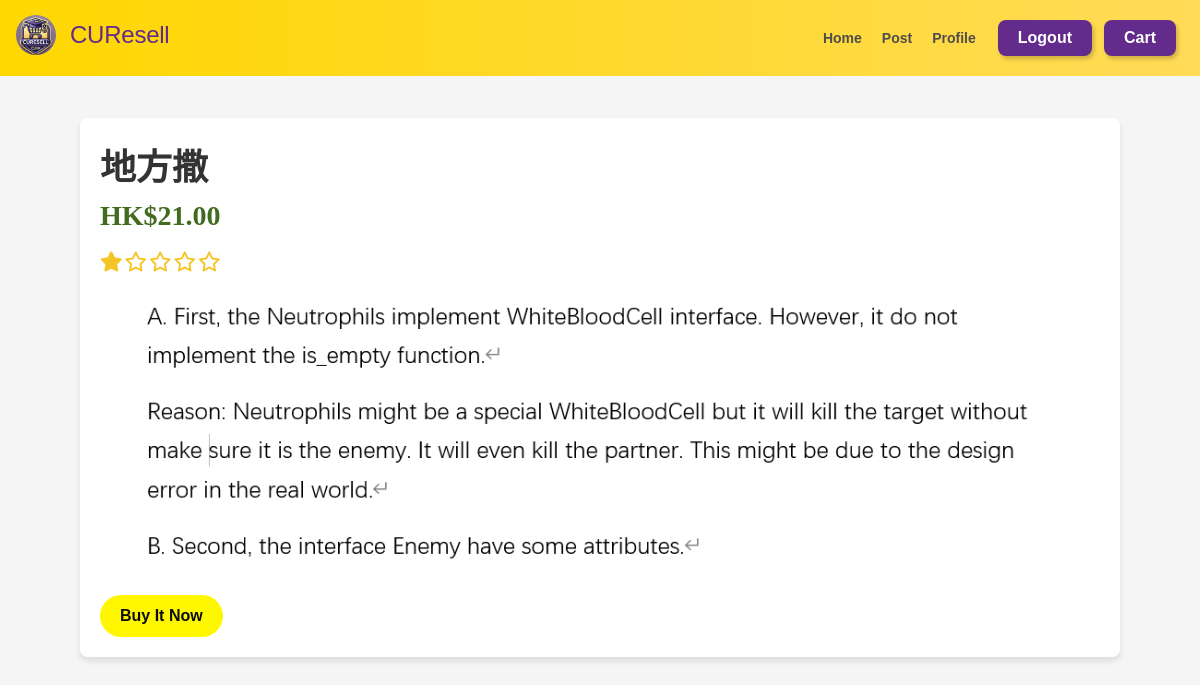
Screenshot of /detail/?title=地方撒 with the database file from the repository.
### product/models.py (models this page shows, shortened)
class ProductInfo(models.Model):
    title = models.CharField(max_length=20)
    description = models.CharField(max_length=2000)
    picture = models.ImageField(upload_to='product')
    price = models.DecimalField(max_digits=10,decimal_places=2)
    posted_at = models.DateTimeField((u"Conversation Time"),  auto_now_add=True)
    isSold = models.BooleanField(default=False)
    seller = models.ForeignKey(UserInfo, on_delete=models.CASCADE, default='')
    product = ProdInfoManager()

### product/views.py (the view)
# urls.py: url(r'^detail/$',views.detail),
def detail(request):
    title = request.GET['title']
    product = ProductInfo.product.get_title(title)[0]
    context = {'product': product}
    print(product.title)
    return render(request, 'product_info.html', context)

### product/models.py (called while the page is built)
    def get_title(self, title):
        return super(ProdInfoManager, self).get_queryset().filter(title=title)

### templates/product_info.html (shortened to what this page needs)
<!DOCTYPE html>
<html lang="en">
<head>
   <link rel="stylesheet" href="/static/css/nav_bar.css">
   <link rel="stylesheet" href="/static/css/prod_info.css">
   <link rel="stylesheet" href="https://cdnjs.cloudflare.com/ajax/libs/font-awesome/6.4.2/css/all.min.css">
</head>
<body>
   {% include 'nav_bar.html' %}
   <div style="height: 50px;"></div>
   <div class="prod_info_container">
      <div class="item_info_title"></span>{{ product.title }}</span></div>
      <div class="item_price"></span>HK${{ product.price }}</span></div>
      <div class="seller-rating"> <span id="seller-rating-stars"></span></div>
      <div class="image-container">
         <img src="/static/{{ product.picture }}">
      </div>
    <form method="post" action="/make_transaction/">
        <div class="button-container" style="justify-content: flex-end;">
            <button type="submit" class="button_buy">Buy It Now</button>
        </div>
    </form>
   </div>
</body>
</html>

### static/css/prod_info.css (style rules this page uses)
body { background: #f5f5f5; min-height: 100vh; position: relative; overflow: auto; }
.prod_info_container { max-width: 1000px; margin: 60px auto 20px; padding: 20px; background-color: #fff; border-radius: 8px; box-shadow: 0 4px 6px rgba(0, 0, 0, 0.1); }
.item_info_title { text-align: left; font-size: 36px; font-family: "Inter-Bold", sans-serif; font-weight: 700; margin-bottom: 10px; color: #333; }
.item_price { text-align: left; font-size: 28px; font-weight: bold; color: #426b1f; margin-bottom: 20px; }
.image-container { display: flex; flex-wrap: wrap; justify-content: flex-start; gap: 10px; }
.image-container img { object-fit: cover; border-radius: 4px; margin-bottom: 20px; max-width: 100%; height: auto; }
.button_buy { margin-right: auto; padding: 12px 20px; font-size: 16px; font-weight: bold; color: #0c0c0c; background-color: #fff700; border: none; border-radius: 36px; cursor: pointer; transition: background-color 0.3s; }
.seller-rating { display: flex; color: #622b8c; font-weight: bold; margin-bottom: 20px; }

### rows the page displays
ProductInfo: title "地方撒", price "21.00", picture (picture)
